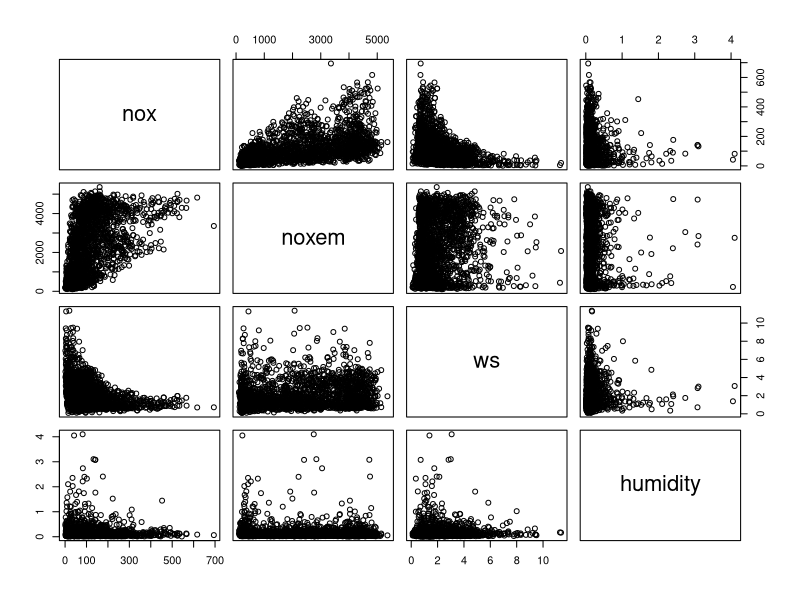
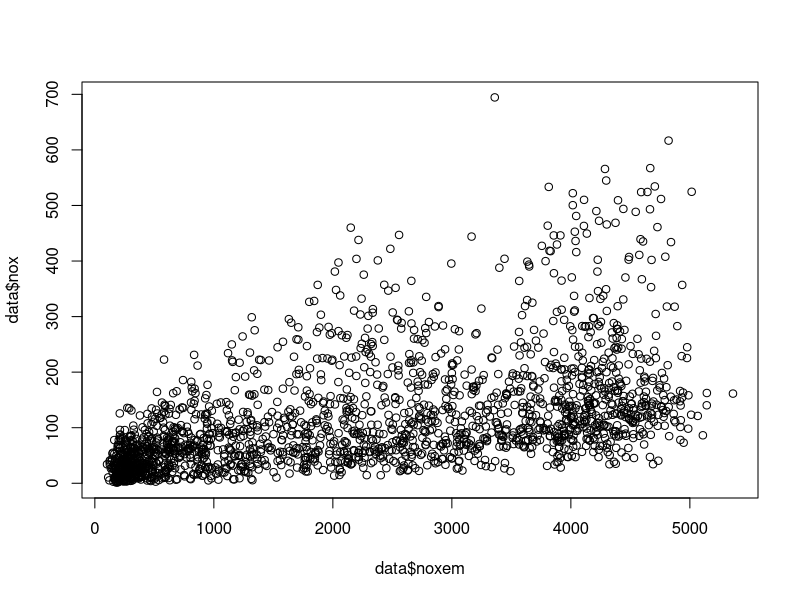
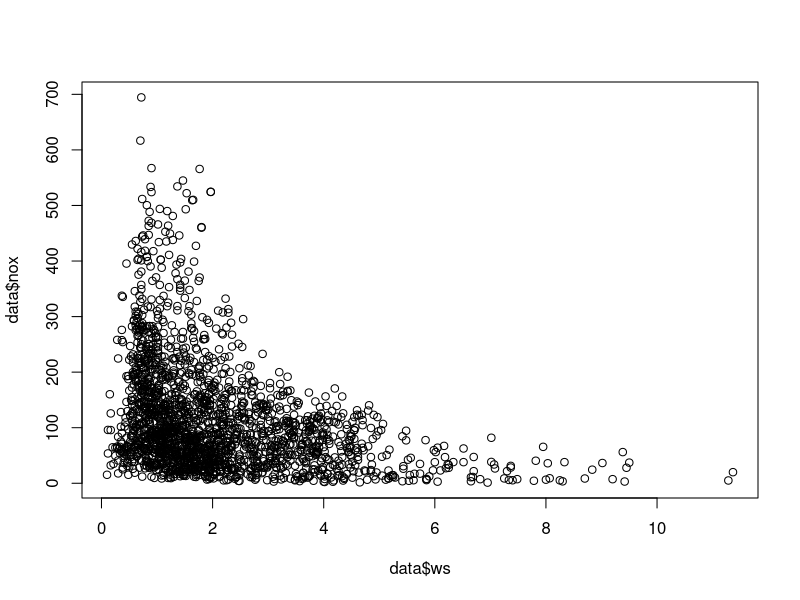
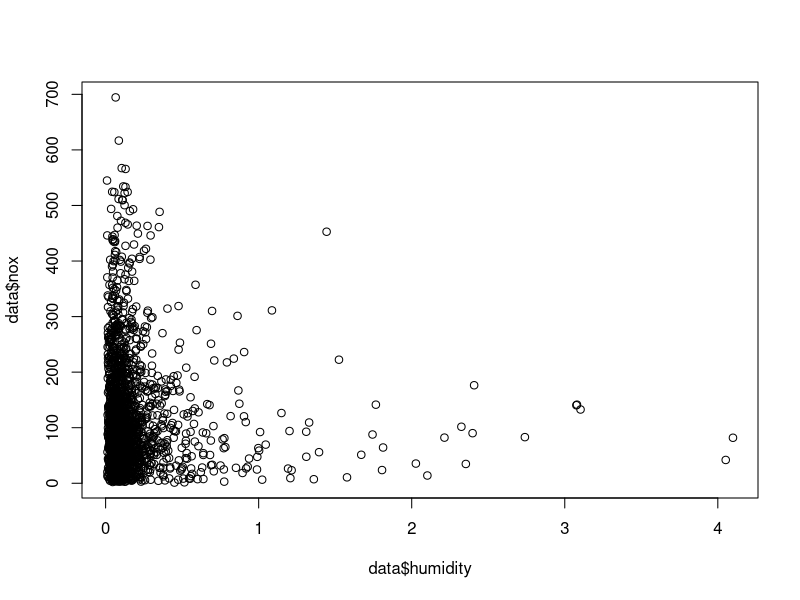
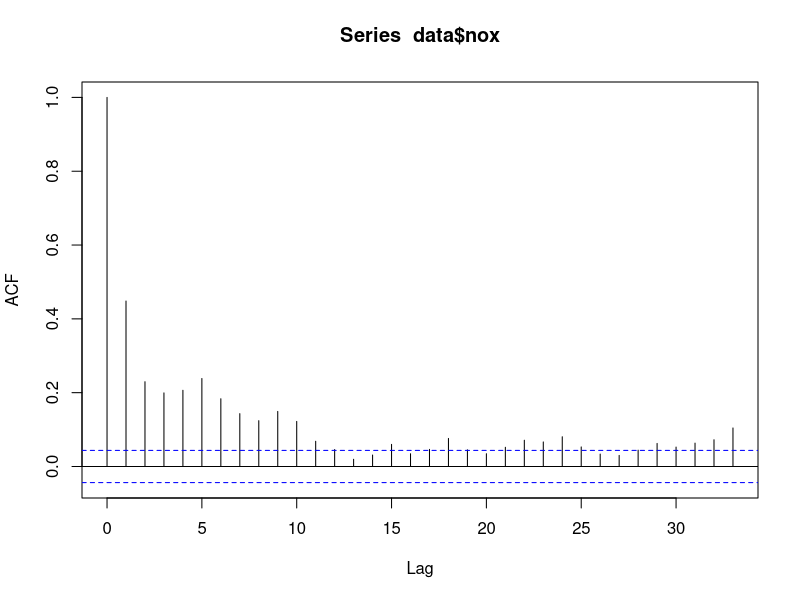
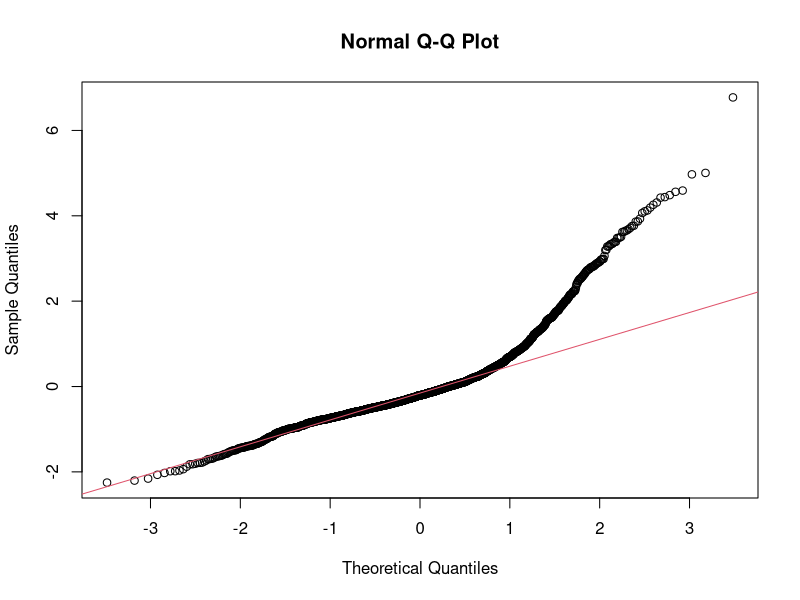
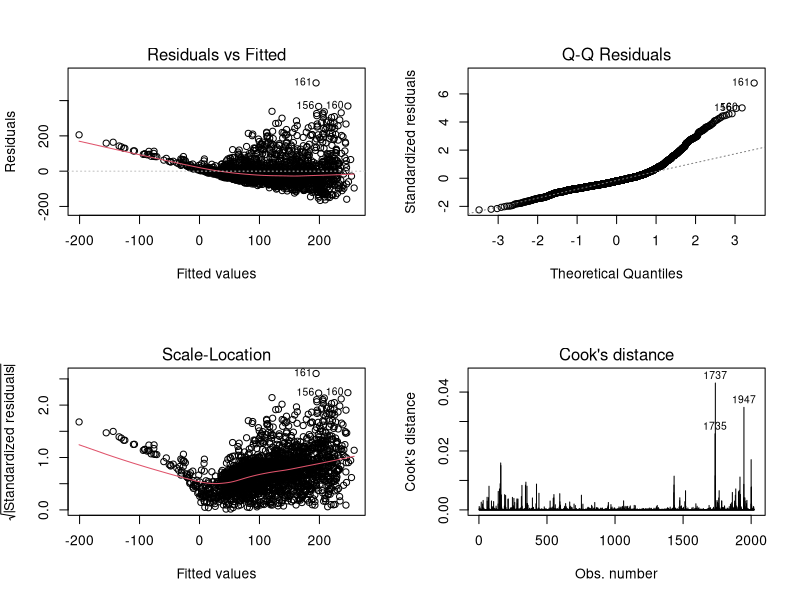

Write R code to recreate these figures, in order.
# Statistical Data and Analysis - ICA. 

# Import the data:

data <- read.table('emissionssw.dat', header = T)

# Initial Matrix plot of all variables.
pairs(data)

# Plots of Pairs of variables
plot(data$noxem,data$nox)
plot(data$ws,data$nox)
plot(data$humidity,data$nox)

# Auto-correlation ! 
acf(data$nox)


### Multivariate Linear Regression ### 

X = as.matrix(data[,c('noxem','ws','humidity')]);
Y = as.matrix(data[,'nox']);

nox.fit <- lm(Y ~ X[,1] + X[,2] + X[,3]);
summary(nox.fit);
nox.res <-residuals(nox.fit);
nox.stdres <- rstandard(nox.fit);
qqnorm(nox.stdres);
qqline(nox.stdres, col = 2);

# Some analytics plots
par(mfrow=c(2,2))
plot(nox.fit,which=c(1,2,3,4),ask=FALSE)
